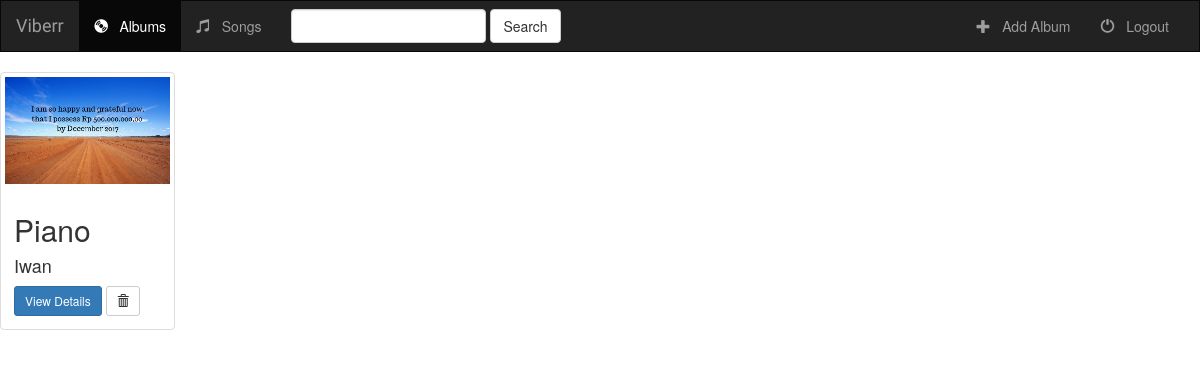
The app's page /music/ with its own data.
### music/models.py (models this page shows, shortened)
class Album(models.Model):
    artist = models.CharField(max_length=250)
    album_title = models.CharField(max_length=500)
    genre = models.CharField(max_length=100)
    album_logo = models.FileField()

### music/views.py (the view)
class IndexView(generic.ListView):
    template_name = 'music/index.html'
    context_object_name = "all_albums"
    def get_queryset(self):
        return Album.objects.all()

### music/templates/music/index.html (shortened to what this page needs)
{% extends 'music/base.html' %}
{% block body %}
<div class="row">
    {% for album in all_albums %}
        <div class="col-sm-4 col-lg-2">
            <div class="thumbnail">
        <a href="{% url 'music:detail' album.id %}">
                            <img src="{{ album.album_logo.url }}" class="img-responsive" height="300" width="300">
                        </a>
                        <div class="caption">
                            <h2>{{ album.album_title }}</h2>
                            <h4>{{ album.artist }}</h4>
            <a href="{% url 'music:detail' album.id %}" class="btn btn-primary btn-sm" role="button">View Details</a>
            <form action="{% url 'music:album-delete' album.id %}" method="post" style="display: inline;">
                <button type="submit" class="btn btn-default btn-sm">
                    <span class="glyphicon glyphicon-trash"></span>
                </button>
            </form>
                        </div>
        </div>
        </div>
    {% endfor %}
</div>
{% endblock %}

### music/static/music/style.css (style rules this page uses)
body { background: white url("images/background.png"); }

### records on screen
Album: album_logo (picture), album_title "Piano", artist "Iwan"
